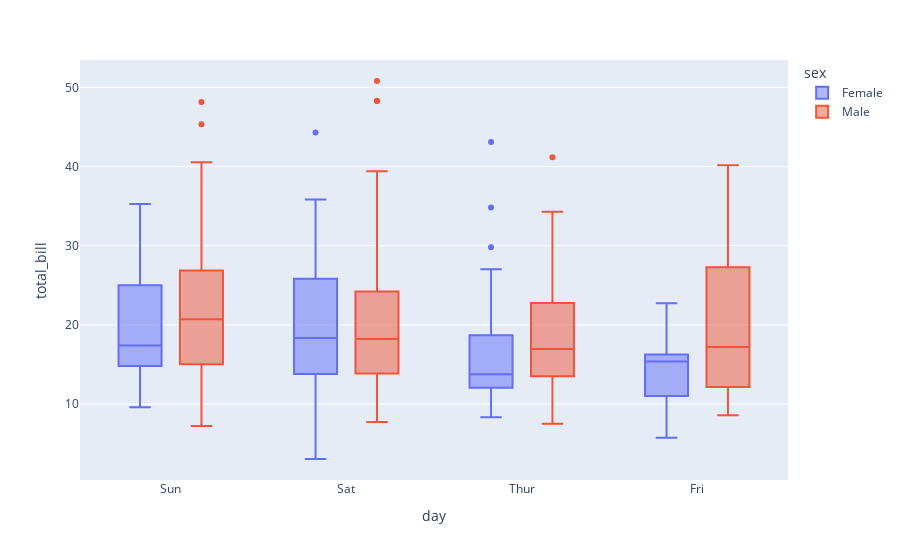

Notebook code cell kept with this figure:
### Code cell
px.box(df, x='day', y='total_bill', color='sex')

### Figure 1 — Plotly figure (JSON) as saved in the notebook; plotly's stock layout.template omitted (floating-point values rounded to 4 significant figures; data arrays with more than 128 entries replaced by an {"elided": "..."} marker saying what was removed)
{"data": [{"alignmentgroup": "True", "hovertemplate": "sex=Female<br>day=%{x}<br>total_bill=%{y}<extra></extra>", "legendgroup": "Female", "marker": {"color": "#636efa"}, "name": "Female", "notched": false, "offsetgroup": "Female", "orientation": "v", "showlegend": true, "type": "box", "x": ["Sun", "Sun", "Sun", "Sun", "Sun", "Sun", "Sat", "Sat", "Sat", "Sat", "Sat", "Sat", "Sun", "Sun", "Sat", "Sat", "Sat", "Sat", "Sat", "Sat", "Sat", "Thur", "Thur", "Fri", "Fri", "Fri", "Fri", "Fri", "Sat", "Sat", "Sat", "Sat", "Sat", "Sun", "Sun", "Thur", "Thur", "Thur", "Thur", "Thur", "Thur", "Thur", "Thur", "Thur", "Thur", "Thur", "Thur", "Thur", "Thur", "Thur", "Thur", "Thur", "Thur", "Thur", "Thur", "Thur", "Thur", "Sun", "Sun", "Sun", "Sun", "Sun", "Sat", "Sat", "Sun", "Sun", "Sun", "Thur", "Thur", "Thur", "Thur", "Thur", "Thur", "Thur", "Sat", "Sat", "Sat", "Sat", "Sat", "Fri", "Fri", "Fri", "Fri", "Sat", "Sat", "Sat", "Thur"], "x0": " ", "xaxis": "x", "y": [16.99, 24.59, 35.26, 14.83, 10.33, 16.97, 20.29, 15.77, 19.65, 15.06, 20.69, 16.93, 10.29, 34.81, 26.41, 16.45, 3.07, 17.07, 26.86, 25.28, 14.73, 10.07, 34.83, 5.75, 16.32, 22.75, 11.35, 15.38, 44.3, 22.42, 20.92, 14.31, 7.25, 25.71, 17.31, 10.65, 12.43, 24.08, 13.42, 12.48, 29.8, 14.52, 11.38, 20.27, 11.17, 12.26, 18.26, 8.51, 10.33, 14.15, 13.16, 17.47, 27.05, 16.43, 8.35, 18.64, 11.87, 29.85, 25.0, 13.39, 16.21, 17.51, 10.59, 10.63, 9.6, 20.9, 18.15, 19.81, 43.11, 13.0, 12.74, 13.0, 16.4, 16.47, 12.76, 13.27, 28.17, 12.9, 30.14, 13.42, 15.98, 16.27, 10.09, 22.12, 35.83, 27.18, 18.78], "y0": " ", "yaxis": "y"}, {"alignmentgroup": "True", "hovertemplate": "sex=Male<br>day=%{x}<br>total_bill=%{y}<extra></extra>", "legendgroup": "Male", "marker": {"color": "#EF553B"}, "name": "Male", "notched": false, "offsetgroup": "Male", "orientation": "v", "showlegend": true, "type": "box", "x": {"elided": "157 str values"}, "x0": " ", "xaxis": "x", "y": {"elided": "157 float values"}, "y0": " ", "yaxis": "y"}], "layout": {"boxmode": "group", "legend": {"title": {"text": "sex"}, "tracegroupgap": 0}, "margin": {"t": 60}, "xaxis": {"anchor": "y", "domain": [0, 1], "title": {"text": "day"}}, "yaxis": {"anchor": "x", "domain": [0, 1], "title": {"text": "total_bill"}}}}
